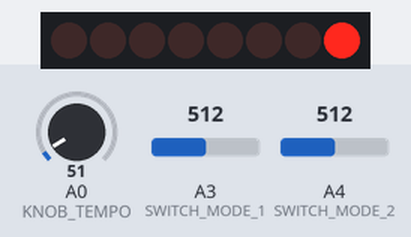
Bench run of a sketch on a simulated Arduino Uno, built with avr-gcc and run on an emulated ATmega328P. Parts: 8 shift-register outputs drawn as a row of LEDs (first output left, lit = HIGH). Wiring (inferred from the names in the program): shift register (74HC595): data pin 5; shift clock pin 6; latch pin 7. Wiring (inferred from the signals the program sends): row of LEDs: on Q0, Q1, Q2, Q3, Q4, Q5, Q6, Q7. Inputs (shaded band) come from the test bench; at power-on: A0 (KNOB_TEMPO) = 51, A3 (SWITCH_MODE_1) = 512, A4 (SWITCH_MODE_2) = 512. What the sketch prints to the serial monitor is not drawn.

Above: at 1.2 s.
1.3 s: A0 (KNOB_TEMPO) set to 30
At 1.46 s:
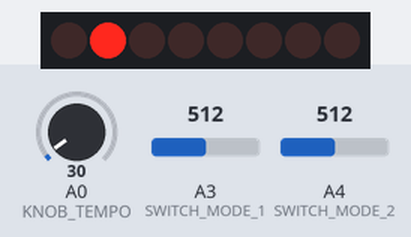
3.7 s: A0 (KNOB_TEMPO) set to 61
5.5 s: A0 (KNOB_TEMPO) set to 15
At 6.97 s:
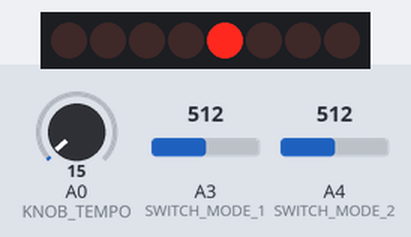
7.0 s: A0 (KNOB_TEMPO) set to 163
At 7.25 s:
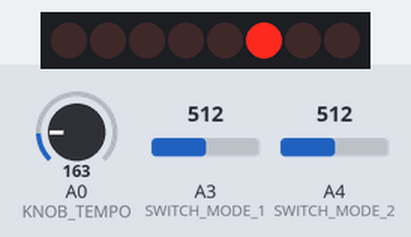
Timing chart, 0 to 10.4 s (numbered marks = the images above; inputs shaded):
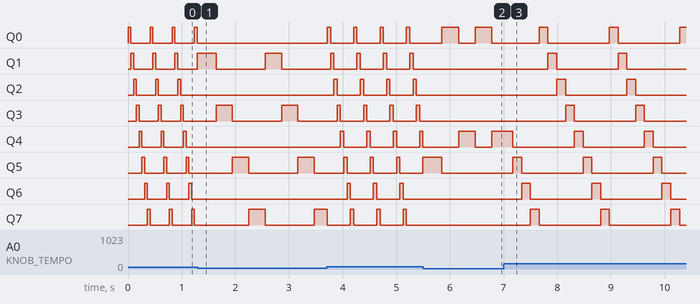

The sketch:

FBZ_BEAT.ino
```cpp
#include "Globals.h"

#define DEBUG 1

//*************************
// PROGRAM VARIABLES
//*************************

int mode;
int tempo;

int currStep;

//*************************
// MAIN LOOP
//*************************

//-------------------------
void setup()
{
#ifdef DEBUG
  Serial.begin(9600);
#else
  Serial.begin(31250);  // MIDI
#endif

  initTempo();
  initModeSwitch();
  initLights();
}

//-------------------------
void loop()
{
  readTempo();
  readModeSwitch();

  writeLights();

  delay(tempo);  // pause before next iteration
}
```

Globals.h
```cpp
#ifndef FBZ_BEAT_GLOBALS
#define FBZ_BEAT_GLOBALS

//*************************
// STEP DEFINITIONS
//*************************

#define NUM_STEPS      8

//*************************
// MODE DEFINITIONS
//*************************

#define MODE_BANK_SEL  1
#define MODE_PATTERN   2
#define MODE_LIVE_PLAY 3

//*************************
// INPUT DEFINITIONS
//*************************

#define KNOB_TEMPO     A0
#define SWITCH_MODE_1  A3
#define SWITCH_MODE_2  A4

//*************************
// OUTPUT DEFINITIONS
//*************************

#define LATCH_PIN      7  // Pin connected to ST_CP of 74HC595 to D8 or D7 (green)
#define CLOCK_PIN      6  // Pin connected to SH_CP of 74HC595 to D12 or D6 (yellow)
#define DATA_PIN       5  // Pin connected to DS of 74HC595 to D11 or D5 (blue)

#endif
```

Lights.ino
```cpp
//-------------------------
void initLights()
{
  // set pins to output so you can control the shift register
  pinMode(LATCH_PIN, OUTPUT);
  pinMode(CLOCK_PIN, OUTPUT);
  pinMode(DATA_PIN, OUTPUT);

  currStep = 0;
}

//-------------------------
void writeLights()
{
  int val = 1 << currStep;

  digitalWrite(LATCH_PIN, LOW);  // set the latchPin LOW so the LEDs don't change while you're sending in bits
  shiftOut(DATA_PIN, CLOCK_PIN, MSBFIRST, val);
  digitalWrite(LATCH_PIN, HIGH);  // set the latch pin HIGH so the LEDs will light up

  // increment the step
  currStep = (currStep + 1) % NUM_STEPS;
}
```

ModeSwitch.ino
```cpp
//-------------------------
void initModeSwitch()
{
  mode = -1;
}

//-------------------------
void readModeSwitch()
{
  boolean switchMode1 = analogRead(SWITCH_MODE_1);
  boolean switchMode2 = analogRead(SWITCH_MODE_2);
  int newMode;
  if (!switchMode1 && switchMode2) {
    newMode = MODE_BANK_SEL;
  }
  else if (!switchMode1 && !switchMode2) {
    newMode = MODE_PATTERN;
  }
  else {
    newMode = MODE_LIVE_PLAY;
  }

  if (mode != newMode) {
    mode = newMode;
#ifdef DEBUG
    Serial.println("***** MODE SWITCH *****");
    Serial.println(mode);
    Serial.println("***********************");
#endif
  }
}
```

Tempo.ino
```cpp
//-------------------------
void initTempo()
{
  tempo = 0;
}

//-------------------------
void readTempo()
{
  tempo = analogRead(KNOB_TEMPO);
}
```
